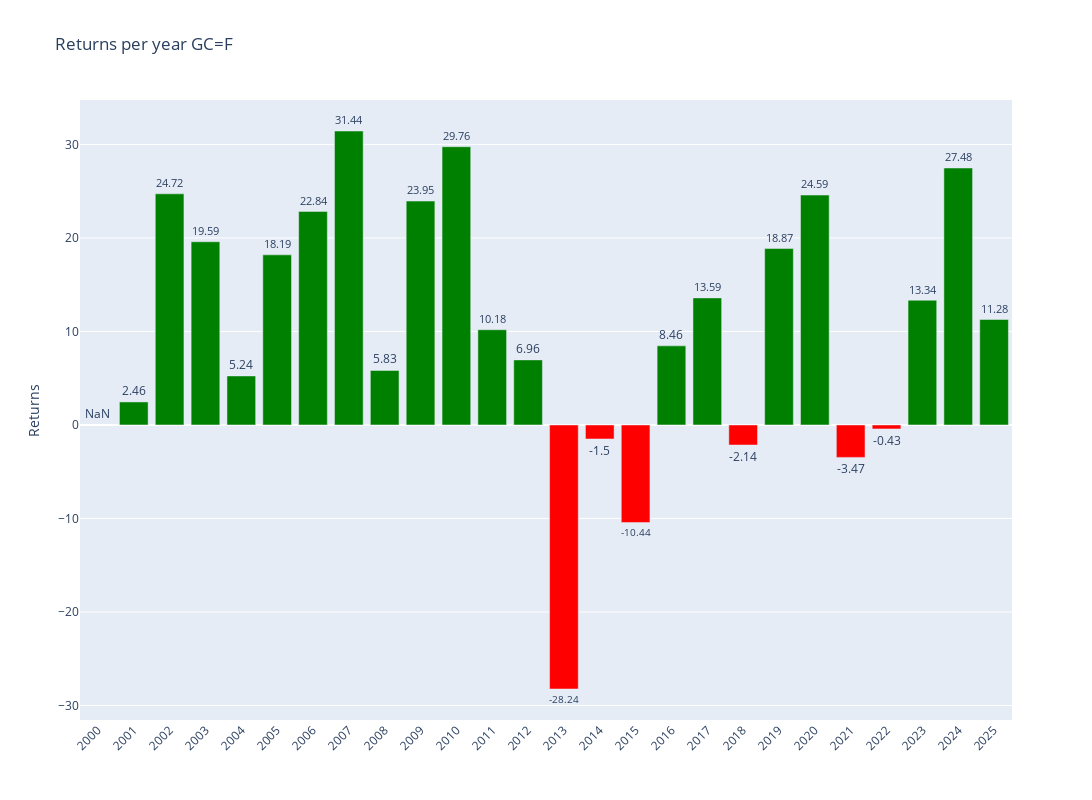

Source (notebook cell):
### Code cell
# Plotly
fig = make_subplots()

# Add colors
colors = ['green' if x >= 0 else 'red' for x in annual_data['Return']]

# Graph (1,1)
fig.add_trace(go.Bar(y=annual_data['Return'],x=annual_data['Return'].index,text=round(annual_data['Return'],2),textposition='outside',marker_color=colors,hoverinfo='skip'),row=1,col=1)

# Update xaxis properties
fig.update_yaxes(title_text="Returns", row=1, col=1)

fig.update_layout(xaxis=dict(tickvals=annual_data.index,tickangle=-45),height=800, width=1300,title=f"Returns per year {ticker}")

fig.show()

### Figure 1 — Plotly figure (JSON) as saved in the notebook; plotly's stock layout.template omitted (floating-point values rounded to 4 significant figures)
{"data": [{"hoverinfo": "skip", "marker": {"color": ["red", "green", "green", "green", "green", "green", "green", "green", "green", "green", "green", "green", "green", "red", "red", "red", "green", "green", "red", "green", "green", "red", "red", "green", "green", "green"]}, "text": [NaN, 2.46, 24.72, 19.59, 5.24, 18.19, 22.84, 31.44, 5.83, 23.95, 29.76, 10.18, 6.96, -28.24, -1.5, -10.44, 8.46, 13.59, -2.14, 18.87, 24.59, -3.47, -0.43, 13.34, 27.48, 11.28], "textposition": "outside", "type": "bar", "x": [2000, 2001, 2002, 2003, 2004, 2005, 2006, 2007, 2008, 2009, 2010, 2011, 2012, 2013, 2014, 2015, 2016, 2017, 2018, 2019, 2020, 2021, 2022, 2023, 2024, 2025], "xaxis": "x", "y": [NaN, 2.463, 24.72, 19.59, 5.244, 18.19, 22.84, 31.44, 5.833, 23.95, 29.76, 10.18, 6.961, -28.24, -1.498, -10.44, 8.46, 13.59, -2.143, 18.87, 24.59, -3.465, -0.4268, 13.34, 27.48, 11.28], "yaxis": "y"}], "layout": {"height": 800, "title": {"text": "Returns per year GC=F"}, "width": 1300, "xaxis": {"anchor": "y", "domain": [0, 1], "tickangle": -45, "tickvals": [2000, 2001, 2002, 2003, 2004, 2005, 2006, 2007, 2008, 2009, 2010, 2011, 2012, 2013, 2014, 2015, 2016, 2017, 2018, 2019, 2020, 2021, 2022, 2023, 2024, 2025]}, "yaxis": {"anchor": "x", "domain": [0, 1], "title": {"text": "Returns"}}}}
